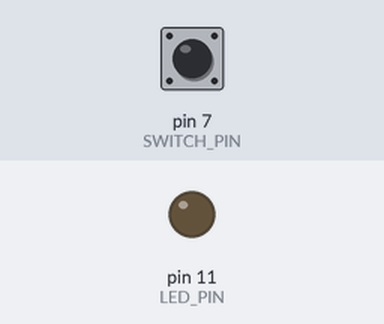
A sketch run on a simulated Arduino Uno, built with avr-gcc and run on an emulated ATmega328P. Shown: output pins drawn as LEDs (lit = HIGH). The inputs (shaded band) are chosen by the test bench; at power-on: pin 7 (SWITCH_PIN) HIGH.

Above: at 1.2 s.
1.3 s: pin 7 (SWITCH_PIN) pulled LOW for 0.15 s
At 2.5 s:
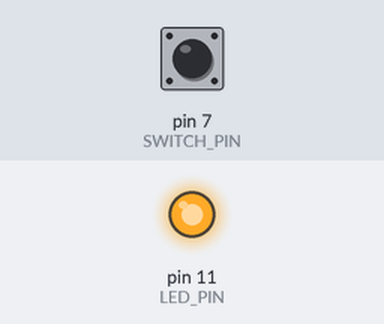
2.9 s: pin 7 (SWITCH_PIN) pulled LOW for 1 s
At 5.0 s:
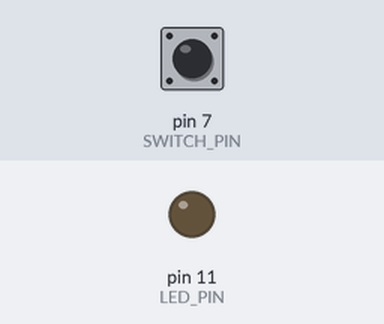
5.4 s: pin 7 (SWITCH_PIN) pulled LOW for 3.2 s
At 9.8 s:
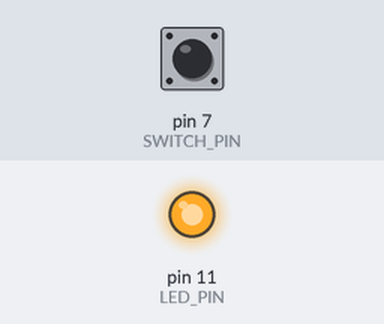
Timing chart, 0 to 11.3 s (numbered marks = the images above; inputs shaded):
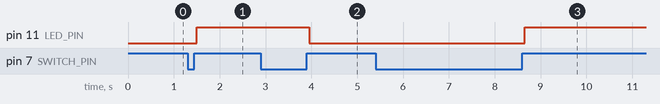

The sketch:

ch03_led_switch_debounce_library.ino
```cpp
#include <Bounce.h> // 匯入Bounce程式庫的標頭檔
#define SERIAL_BAUDRATE 19200
#define LED_PIN 11
#define SWITCH_PIN 7
#define DEBOUNCE_DELAY 50 // milliseconds

// 建立Bounce物件
Bounce bouncer = Bounce(SWITCH_PIN, DEBOUNCE_DELAY);
boolean led_status;

void setup() {
  Serial.begin(SERIAL_BAUDRATE);
  pinMode(LED_PIN, OUTPUT);

  led_status = LOW;
  digitalWrite(LED_PIN, led_status);
}
void loop() {
  // 呼叫update更新狀態，若回傳true代表狀態改變，
  // 呼叫read讀取開關狀態
  if(bouncer.update() == true && bouncer.read() == HIGH){
    led_status = !led_status;
    digitalWrite(LED_PIN, led_status);
  }
}
```

Measured:
- after the input at 1.3 s, pin 11 (LED_PIN): LOW → HIGH after 0.20 s
- after the input at 2.9 s, pin 11 (LED_PIN): HIGH → LOW after 1.0 s
- after the input at 5.4 s, pin 11 (LED_PIN): LOW → HIGH after 3.2 s
